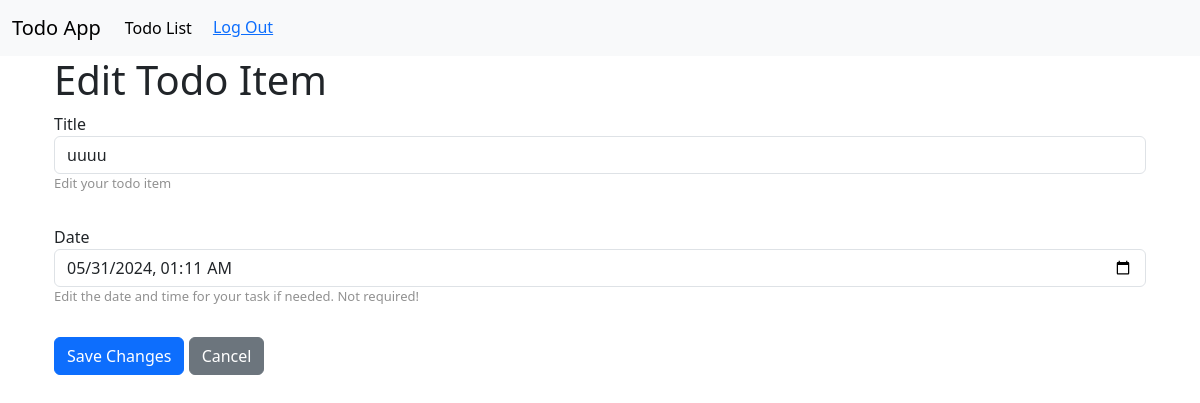
Page /27/edit/ (signed in) on the earlier database version.
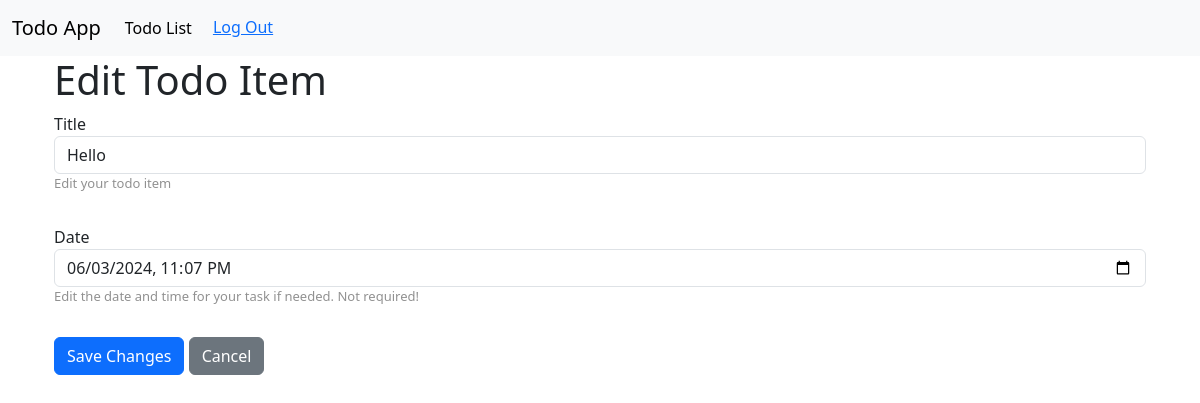
Same page on the later database version.
### todo_app/models.py (models this page shows, shortened)
class TodoItem(models.Model):
    title = models.CharField(max_length=200)
    checked = models.BooleanField(default=False)
    owner = models.ForeignKey(User, on_delete=models.CASCADE, null=True)
    date = models.DateTimeField(blank=True, null=True)

### todo_app/views.py (the view)
# urls.py: path('<int:id>/edit/', edit_todo_item, name='todo_item_edit'),
@login_required(login_url='/accounts/login')
def edit_todo_item(request, id):
    todo_item = get_object_or_404(TodoItem, id=id, owner=request.user)
    if request.method == 'POST':
        form = TodoItemForm(request.POST, instance=todo_item)
        if form.is_valid():
            form.save()
            return redirect('todo_app:todo_list')
    else:
        form = TodoItemForm(instance=todo_item)
    return render(request, 'todo_app/edit_todo_item.html', {'form': form})

### todo_app/forms.py (shortened to what this page needs)
class TodoItemForm(forms.ModelForm):
    class Meta:
        model = TodoItem
        fields = ['title', 'checked', 'date']

### todo_app/templates/todo_app/edit_todo_item.html (shortened to what this page needs)
{% extends 'base.html' %}
{% block content %}
<div class="container edit-form-container">
    <h1>Edit Todo Item</h1>
    <form class="edit-todo-form" method="POST">
        <div class='input-container'>
            <label for="id_title">{{ form.title.label }}</label>
            <input class="form-control" type="text" name="title" value="{{ form.instance.title }}" required id="id_title">
            <p class='helper-text'>Edit your todo item</p>
        </div>
        <div class='input-container'>
            <label for="id_date">{{ form.date.label }}</label>
            <input class="form-control" type="datetime-local" name="date" value="{% if form.instance.date %}{{ form.instance.date|date:'Y-m-d\TH:i' }}{% endif %}" id="id_date">
            <p class='helper-text'>Edit the date and time for your task if needed. Not required!</p>
        </div>
        <button class='btn btn-primary' type="submit">Save Changes</button>
        <a href="{% url 'todo_app:todo_list' %}" class="btn btn-secondary">Cancel</a>
    </form>
</div>
{% endblock %}

Differences in the rows shown:
changed TodoItem: title "uuuu" → "Hello"; date "05/31/2024 01:11" → "06/03/2024 23:07"
